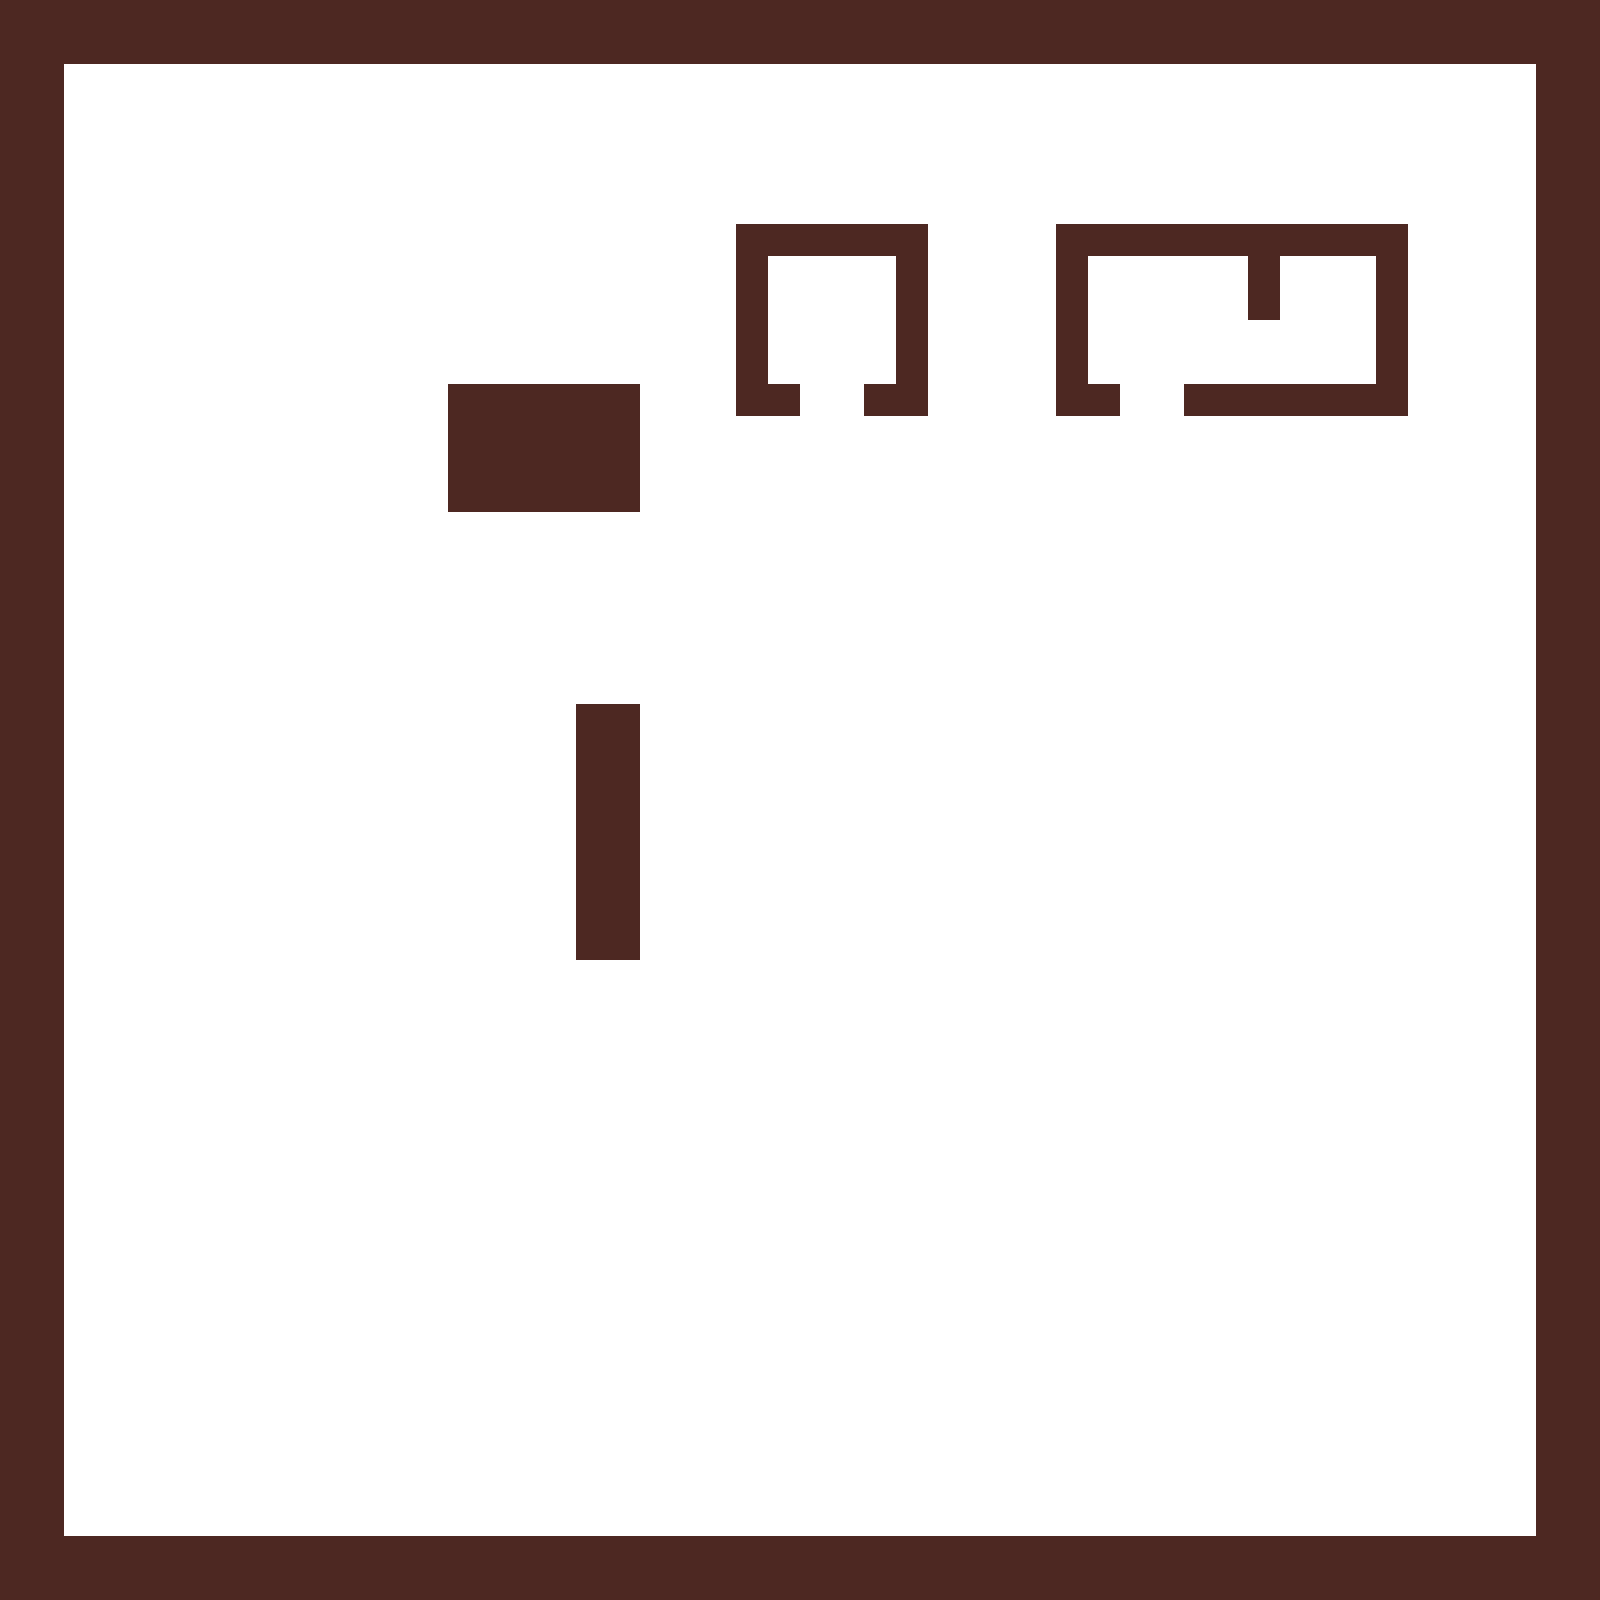

A level layout from a 2D game, rendered from its tile map. Below: a short description, then the map file with tile-grid data replaced by summaries:
An orthogonal 50x50 tile map with 32x32 px tiles, 3 tile layers (tiles, Слой тайлов 2, solidtiles) and 16 objects (4, 1, 2, 3).

<map version="1.0" orientation="orthogonal" renderorder="right-down" width="50" height="50" tilewidth="32" tileheight="32" nextobjectid="205">
 <tileset firstgid="1" name="tileset" tilewidth="32" tileheight="32" tilecount="16" columns="4">
  <image source="tileset.png" width="128" height="128" />
 </tileset>
 <layer name="tiles" width="50" height="50">
  <data>[2500 cells, 0 non-empty, 0 distinct tile ids]</data>
 </layer>
 <layer name="Слой тайлов 2" width="50" height="50">
  <data>[2500 cells, 0 non-empty, 0 distinct tile ids]</data>
 </layer>
 <layer name="solidtiles" width="50" height="50">
  <data>[2500 cells, 2500 non-empty, 2 distinct tile ids]</data>
 </layer>
 <objectgroup name="solid">
  <object id="176" x="0" y="0" width="1600" height="64" />
  <object id="177" x="0" y="64" width="64" height="1536" />
  <object id="178" x="1536" y="64" width="64" height="1536" />
  <object id="181" x="64" y="1536" width="1472" height="64" />
  <object id="182" x="448" y="384" width="192" height="128" />
  <object id="183" x="576" y="704" width="64" height="256" />
  <object id="184" x="1056" y="224" width="352" height="32" />
  <object id="186" x="1056" y="256" width="32" height="160" />
  <object id="187" x="1376" y="256" width="32" height="160" />
  <object id="188" x="1184" y="384" width="192" height="32" />
  <object id="190" x="1088" y="384" width="32" height="32" />
  <object id="191" x="1248" y="256" width="32" height="64" />
 </objectgroup>
 <objectgroup color="#c89696" name="markers0">
  <object id="193" name="4" x="416" y="1056" width="32" height="32" />
  <object id="196" name="1" x="416" y="608" width="32" height="32" />
  <object id="198" name="2" x="768" y="608" width="32" height="32" />
  <object id="199" name="3" x="768" y="1056" width="32" height="32" />
 </objectgroup>
 <objectgroup name="markers1" />
</map>